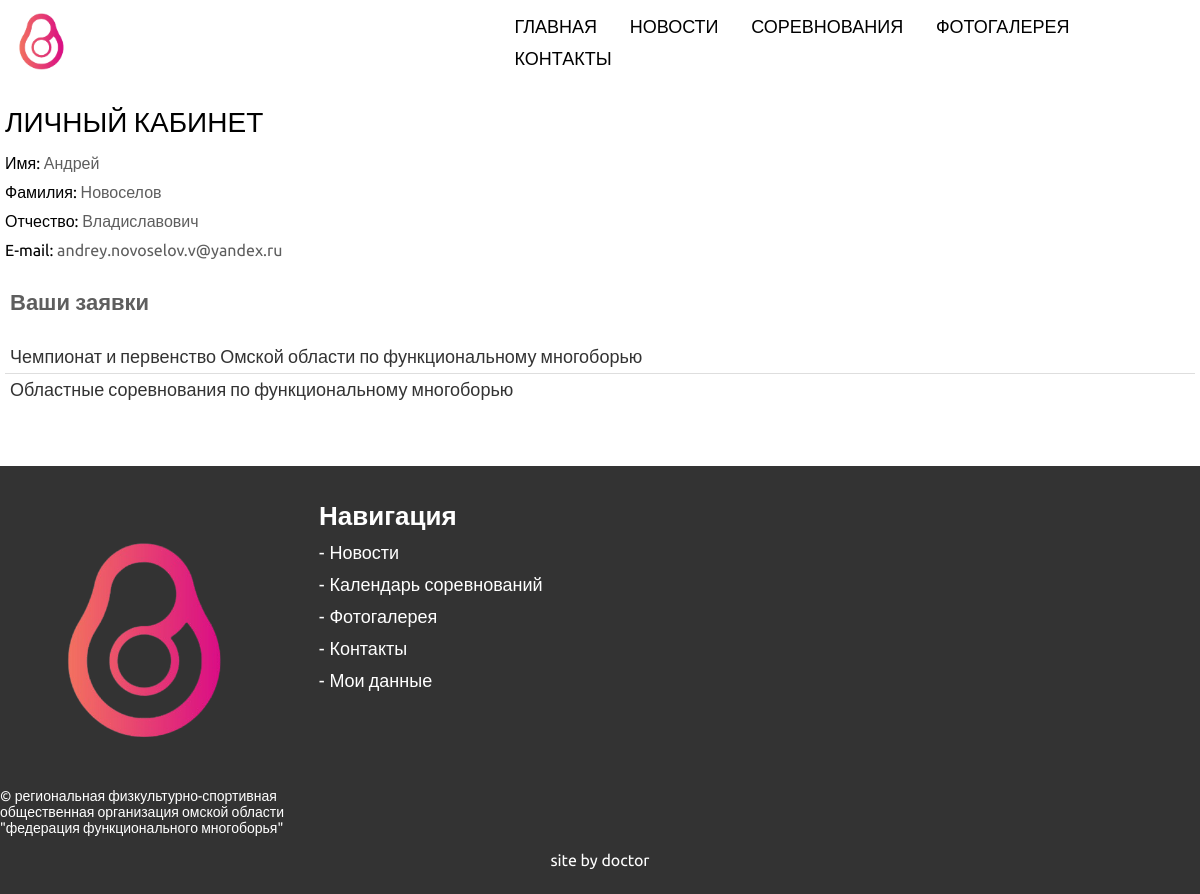
Screenshot of /user.php (signed in) with the database file from the repository.
### tables this page shows
CREATE TABLE IF NOT EXISTS `users` (
  `id` int(11) NOT NULL AUTO_INCREMENT,
  `name` varchar(255) NOT NULL,
  `surname` varchar(255) NOT NULL,
  `lastname` varchar(255) NOT NULL,
  `email` varchar(255) NOT NULL,
  `password` varchar(255) NOT NULL,
  `status` int(11) NOT NULL DEFAULT '1',
  PRIMARY KEY (`id`)
);

CREATE TABLE IF NOT EXISTS `cols` (
  `id` int(11) NOT NULL AUTO_INCREMENT,
  `user_id` varchar(255) NOT NULL,
  `event_id` varchar(255) NOT NULL,
  PRIMARY KEY (`id`)
);

CREATE TABLE IF NOT EXISTS `events` (
  `id` int(11) NOT NULL AUTO_INCREMENT,
  `title` varchar(255) NOT NULL,
  `cover` varchar(255) DEFAULT NULL,
  `text` longtext NOT NULL,
  `palace` varchar(255) NOT NULL,
  `day` varchar(255) NOT NULL,
  `month` varchar(255) NOT NULL,
  `year` int(11) NOT NULL,
  `rules` varchar(255) DEFAULT NULL,
  `protocol` varchar(255) DEFAULT NULL,
  PRIMARY KEY (`id`)
);

### user.php (the view, shortened to what this page needs)
<?
require_once("./include/db.php");
if( $_SESSION['id'] == "" ) {
    header("Location: ./login.php");
} else {
    $user_id = $_SESSION['id'];
    $user_query = mysqli_query($connection, "SELECT * FROM `users` WHERE `id` = '$user_id'");
    $user = mysqli_fetch_array($user_query);
    $cols_query = mysqli_query($connection, "SELECT * FROM `cols` WHERE `user_id` = '$user_id'");
}
?>
<!DOCTYPE html>
<html lang="ru">
<head>
    <link rel="stylesheet" href="css/style.min.css">
</head>
<body>
<div class="wrapper">
    <?php require_once("./include/header.php");?>
    <div class="main">
        <div class="block">
            <div class="container">
                <h2 class="title">Личный кабинет</h2>
                <div class="block-content user">
                    <div class="information">
                        <p><span>Имя: </span> <? echo $user['name']; ?></p>
                        <p><span>Фамилия: </span> <? echo $user['surname']; ?></p>
                        <p><span>Отчество: </span> <? echo $user['lastname']; ?></p>
                        <p><span>E-mail: </span> <? echo $user['email']; ?></p>
                    </div>
                    <h3 class="down-title">Ваши заявки</h3>
                    <div class="bid">
                        <?
                            while( $col = mysqli_fetch_array($cols_query) ) {
                                $event_id = $col['event_id'];
                                $events_query = mysqli_query($connection, "SELECT * FROM `events` WHERE `id` = '$event_id'");
                                $event = mysqli_fetch_array($events_query);
                                ?>
                                <a href="./reader.php?type=event&id=<? echo $event_id; ?>"><? echo $event['title']; ?></a>
                                <?
                            }
                        ?>
                    </div>
                </div>
            </div>
        </div>
    </div>
<?php require_once("./include/footer.php");?>
</body>
</html>

### rows the page displays
users: name "Андрей", surname "Новоселов", lastname "Владиславович", email "andrey.novoselov.v@yandex.ru"
cols: event.title "Чемпионат и первенство Омской области по функциональному многоборью"
cols: event.title "Областные соревнования по функциональному многоборью"
